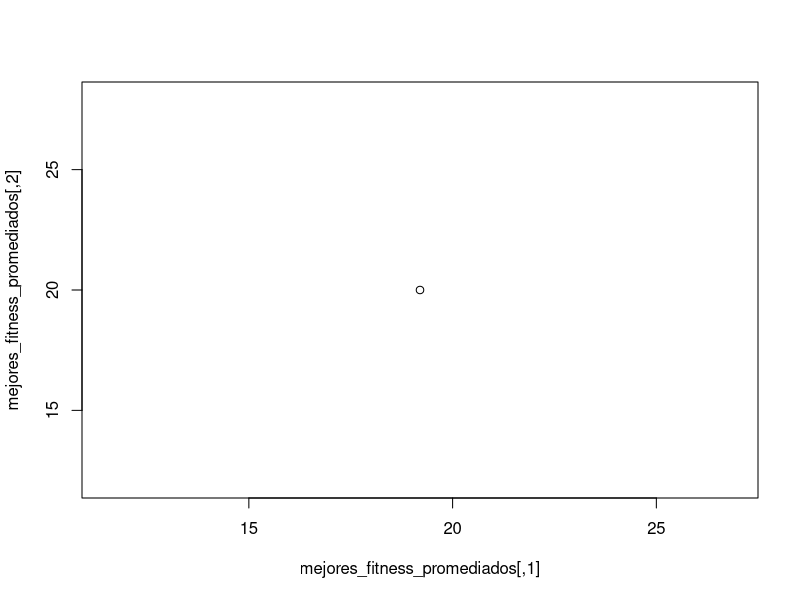

Source code (R):
#///////////////
#CONFIGURACIONES
#///////////////
poblacion = 1;
tamano_del_cromosoma = 20;
pm = 0.001; #probabilidad de mutacion
pc = 0.1; #probabilidad de single-point crossover
generaciones = 10000;
corridas = 1;

#///////////////////////
#COMIENZAN LAS FUNCIONES
#///////////////////////

#------------------
#Funcion de fitness
#------------------
calcular_fitness <- function(cromosoma){
	#return (binario_a_decimal(cromosoma));	
	return (sum(cromosoma));
}

#-------------------
#Funcion de mutacion
#-------------------
mutar <- function(cromosoma, pm){
	#Elije un locus al azar y lo invierte
	posicion = sample(1:length(cromosoma), 1);
	if(cromosoma[posicion]){
		cromosoma[posicion] = 0;
	}else{
		cromosoma[posicion] = 1;
	}
	return (cromosoma);
}

#---------------------------------------
#Funcion para pasar de binario a decimal
#---------------------------------------
binario_a_decimal <- function(binario) {
	decimal = 0;
	longitud = length(binario);
	for(i in 1:longitud){
		decimal = decimal + (binario[i] * 2^(longitud - i));
	}
	return(decimal);
}

#////////////////////
#COMIENZA EL PROGRAMA
#////////////////////

#Matriz que guarda el fitness de cada cromosoma
fitness = matrix(0, ncol=1, nrow=poblacion);

#Mejores fitness
mejores_fitness = matrix(0, ncol=1, nrow=1);

#Comienzan las corridas
for(corrida in 1:corridas){

	#Genera los cromosomas binarios al azar de la corrida
	cromosomas = matrix(sample(0:1, poblacion*tamano_del_cromosoma, replace=TRUE), ncol=tamano_del_cromosoma);

	#Calcula el fitness de los cromosomas
	for(cromosoma in 1:poblacion){
		fitness[cromosoma] = calcular_fitness(cromosomas[cromosoma, ]);
	}	
	#Mejor fitness de la primera corrida
	mejores_fitness[1] = fitness[1];

	#Generando las generaciones
	for(generacion in 1:generaciones){
		
		print(mean(fitness));

		#Mutamos los nuevos cromosomas y los guardamos si su fitness es superior al anterior
		for(cromosoma in 1:poblacion){
			cromosoma_nuevo = mutar(cromosomas[cromosoma, ], pm);
			fitness_nuevo = calcular_fitness(cromosoma_nuevo);
			if(fitness_nuevo > fitness[cromosoma]){
				cromosomas[cromosoma, ] = cromosoma_nuevo;
				fitness[cromosoma] = fitness_nuevo;
			}
		}

		if(generacion%%100 == 0){
			mejores_fitness = rbind(mejores_fitness, fitness[1]);
		}
	}
}
j = 1;
mejores_fitness_promediados = matrix(0, ncol=length(mejores_fitness));
for(i in seq(1, length(mejores_fitness), by=10)){
	mejores_fitness_promediados[j] = mean(mejores_fitness[i:(i+9)]);
	j = j + 1;
}
plot(mejores_fitness_promediados);
